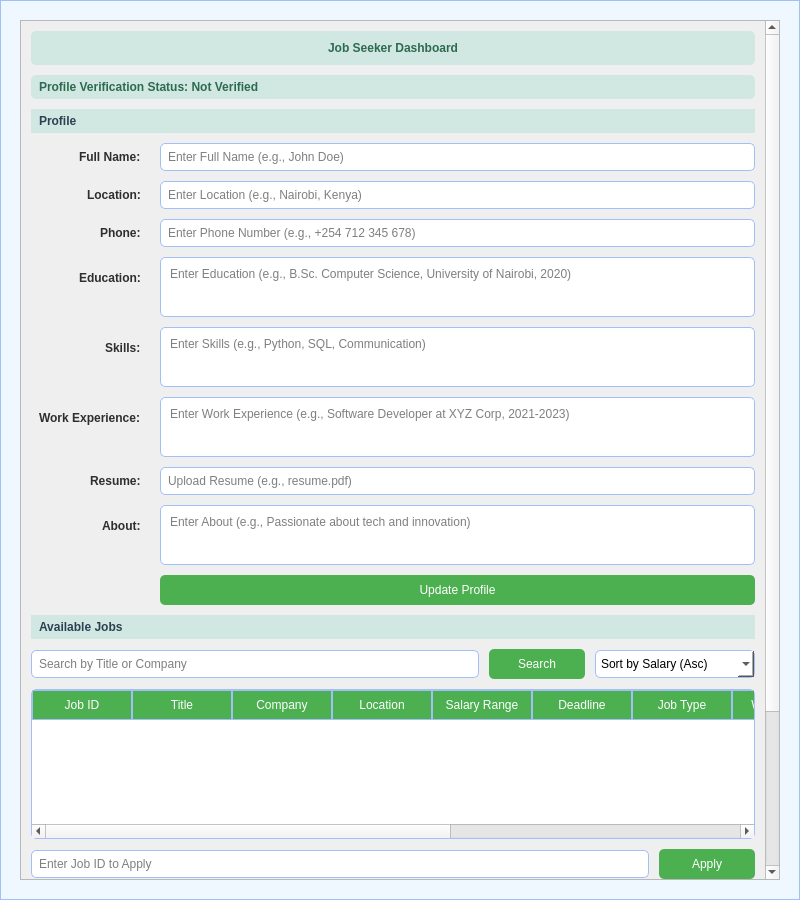
<?xml version="1.0" encoding="UTF-8"?>
<ui version="4.0">
 <class>DashboardSeeker</class>
 <widget class="QDialog" name="DashboardSeeker">
  <property name="geometry">
   <rect>
    <x>0</x>
    <y>0</y>
    <width>800</width>
    <height>900</height>
   </rect>
  </property>
  <property name="windowTitle">
   <string>Job Seeker Dashboard - Job Matching System</string>
  </property>
  <property name="styleSheet">
   <string notr="true">
    QDialog { background-color: #f0f8ff; border: 1px solid #A3BFFA; font-family: Arial, sans-serif; }
    QLabel { font: 14px "Arial"; color: #2e2e2e; font-weight: bold; padding: 5px; }
    QTableWidget { background-color: #FFFFFF; border: 1px solid #A3BFFA; border-radius: 5px; font: 14px "Arial"; alternate-background-color: #f5f5f5; gridline-color: #ddd; }
    QTableWidget::item { padding: 5px; }
    QHeaderView::section { background-color: #4CAF50; color: white; padding: 5px; border: 1px solid #A3BFFA; }
    QLineEdit, QTextEdit { background-color: #FFFFFF; border: 1px solid #A3BFFA; border-radius: 5px; padding: 5px; font: 14px "Arial"; placeholder-text-color: #888; }
    QLineEdit:focus, QTextEdit:focus { border: 2px solid #4C6EF5; }
    QPushButton { background-color: #4CAF50; color: white; border: none; border-radius: 5px; padding: 8px; font: 14px "Arial"; min-width: 80px; }
    QPushButton:hover { background-color: #45A049; }
    QPushButton#logoutButton { background-color: #f44336; }
    QPushButton#logoutButton:hover { background-color: #da190b; }
    QComboBox { background-color: #FFFFFF; border: 1px solid #A3BFFA; border-radius: 5px; padding: 5px; font: 14px "Arial"; min-width: 100px; }
    QSpinBox { background-color: #FFFFFF; border: 1px solid #A3BFFA; border-radius: 5px; padding: 5px; font: 14px "Arial"; }
    QLabel#profileStatusLabel { font: bold 14px "Arial"; color: #2D6A4F; background-color: #D1E8E2; padding: 5px; border-radius: 5px; }
   </string>
  </property>
  <widget class="QScrollArea" name="scrollArea">
   <property name="geometry">
    <rect>
     <x>20</x>
     <y>20</y>
     <width>760</width>
     <height>860</height>
    </rect>
   </property>
   <property name="verticalScrollBarPolicy">
    <enum>Qt::ScrollBarPolicy::ScrollBarAsNeeded</enum>
   </property>
   <property name="horizontalScrollBarPolicy">
    <enum>Qt::ScrollBarPolicy::ScrollBarAlwaysOff</enum>
   </property>
   <property name="widgetResizable">
    <bool>true</bool>
   </property>
   <widget class="QWidget" name="scrollAreaWidgetContents">
    <property name="geometry">
     <rect>
      <x>0</x>
      <y>0</y>
      <width>741</width>
      <height>1077</height>
     </rect>
    </property>
    <layout class="QVBoxLayout" name="verticalLayout">
     <property name="spacing">
      <number>10</number>
     </property>
     <property name="leftMargin">
      <number>10</number>
     </property>
     <property name="topMargin">
      <number>10</number>
     </property>
     <property name="rightMargin">
      <number>10</number>
     </property>
     <property name="bottomMargin">
      <number>10</number>
     </property>
     <item>
      <widget class="QLabel" name="titleLabel">
       <property name="styleSheet">
        <string notr="true">font: bold 24px "Arial"; color: #2D6A4F; background-color: #D1E8E2; border-radius: 5px; padding: 10px;</string>
       </property>
       <property name="text">
        <string>Job Seeker Dashboard</string>
       </property>
       <property name="alignment">
        <set>Qt::AlignmentFlag::AlignCenter</set>
       </property>
      </widget>
     </item>
     <item>
      <widget class="QLabel" name="profileStatusLabel">
       <property name="text">
        <string>Profile Verification Status: Not Verified</string>
       </property>
      </widget>
     </item>
     <item>
      <spacer name="verticalSpacer_1">
       <property name="orientation">
        <enum>Qt::Orientation::Vertical</enum>
       </property>
       <property name="sizeHint" stdset="0">
        <size>
         <width>20</width>
         <height>15</height>
        </size>
       </property>
      </spacer>
     </item>
     <item>
      <widget class="QLabel" name="profileLabel">
       <property name="styleSheet">
        <string notr="true">font: bold 18px "Arial"; color: #2E4053; background-color: #D1E8E2; padding: 5px;</string>
       </property>
       <property name="text">
        <string>Profile</string>
       </property>
      </widget>
     </item>
     <item>
      <layout class="QFormLayout" name="profileForm">
       <property name="labelAlignment">
        <set>Qt::AlignmentFlag::AlignRight|Qt::AlignmentFlag::AlignTrailing|Qt::AlignmentFlag::AlignVCenter</set>
       </property>
       <property name="formAlignment">
        <set>Qt::AlignmentFlag::AlignLeading|Qt::AlignmentFlag::AlignLeft|Qt::AlignmentFlag::AlignTop</set>
       </property>
       <property name="horizontalSpacing">
        <number>10</number>
       </property>
       <property name="verticalSpacing">
        <number>10</number>
       </property>
       <item row="0" column="0">
        <widget class="QLabel" name="fullNameLabel">
         <property name="text">
          <string>Full Name:</string>
         </property>
        </widget>
       </item>
       <item row="0" column="1">
        <widget class="QLineEdit" name="fullNameLineEdit">
         <property name="minimumSize">
          <size>
           <width>300</width>
           <height>0</height>
          </size>
         </property>
         <property name="placeholderText">
          <string>Enter Full Name (e.g., John Doe)</string>
         </property>
        </widget>
       </item>
       <item row="1" column="0">
        <widget class="QLabel" name="locationLabel">
         <property name="text">
          <string>Location:</string>
         </property>
        </widget>
       </item>
       <item row="1" column="1">
        <widget class="QLineEdit" name="locationLineEdit">
         <property name="minimumSize">
          <size>
           <width>300</width>
           <height>0</height>
          </size>
         </property>
         <property name="placeholderText">
          <string>Enter Location (e.g., Nairobi, Kenya)</string>
         </property>
        </widget>
       </item>
       <item row="2" column="0">
        <widget class="QLabel" name="phoneLabel">
         <property name="text">
          <string>Phone:</string>
         </property>
        </widget>
       </item>
       <item row="2" column="1">
        <widget class="QLineEdit" name="phoneLineEdit">
         <property name="minimumSize">
          <size>
           <width>300</width>
           <height>0</height>
          </size>
         </property>
         <property name="placeholderText">
          <string>Enter Phone Number (e.g., +254 712 345 678)</string>
         </property>
        </widget>
       </item>
       <item row="3" column="0">
        <widget class="QLabel" name="educationLabel">
         <property name="text">
          <string>Education:</string>
         </property>
        </widget>
       </item>
       <item row="3" column="1">
        <widget class="QTextEdit" name="educationTextEdit">
         <property name="minimumSize">
          <size>
           <width>300</width>
           <height>60</height>
          </size>
         </property>
         <property name="placeholderText">
          <string>Enter Education (e.g., B.Sc. Computer Science, University of Nairobi, 2020)</string>
         </property>
        </widget>
       </item>
       <item row="4" column="0">
        <widget class="QLabel" name="skillsLabel">
         <property name="text">
          <string>Skills:</string>
         </property>
        </widget>
       </item>
       <item row="4" column="1">
        <widget class="QTextEdit" name="skillsTextEdit">
         <property name="minimumSize">
          <size>
           <width>300</width>
           <height>60</height>
          </size>
         </property>
         <property name="placeholderText">
          <string>Enter Skills (e.g., Python, SQL, Communication)</string>
         </property>
        </widget>
       </item>
       <item row="5" column="0">
        <widget class="QLabel" name="workExperienceLabel">
         <property name="text">
          <string>Work Experience:</string>
         </property>
        </widget>
       </item>
       <item row="5" column="1">
        <widget class="QTextEdit" name="workExperienceTextEdit">
         <property name="minimumSize">
          <size>
           <width>300</width>
           <height>60</height>
          </size>
         </property>
         <property name="placeholderText">
          <string>Enter Work Experience (e.g., Software Developer at XYZ Corp, 2021-2023)</string>
         </property>
        </widget>
       </item>
       <item row="6" column="0">
        <widget class="QLabel" name="resumeLabel">
         <property name="text">
          <string>Resume:</string>
         </property>
        </widget>
       </item>
       <item row="6" column="1">
        <widget class="QLineEdit" name="resumeLineEdit">
         <property name="minimumSize">
          <size>
           <width>300</width>
           <height>0</height>
          </size>
         </property>
         <property name="placeholderText">
          <string>Upload Resume (e.g., resume.pdf)</string>
         </property>
        </widget>
       </item>
       <item row="7" column="0">
        <widget class="QLabel" name="aboutLabel">
         <property name="text">
          <string>About:</string>
         </property>
        </widget>
       </item>
       <item row="7" column="1">
        <widget class="QTextEdit" name="aboutTextEdit">
         <property name="minimumSize">
          <size>
           <width>300</width>
           <height>60</height>
          </size>
         </property>
         <property name="placeholderText">
          <string>Enter About (e.g., Passionate about tech and innovation)</string>
         </property>
        </widget>
       </item>
       <item row="8" column="1">
        <widget class="QPushButton" name="updateProfileButton">
         <property name="text">
          <string>Update Profile</string>
         </property>
        </widget>
       </item>
      </layout>
     </item>
     <item>
      <spacer name="verticalSpacer_2">
       <property name="orientation">
        <enum>Qt::Orientation::Vertical</enum>
       </property>
       <property name="sizeHint" stdset="0">
        <size>
         <width>20</width>
         <height>15</height>
        </size>
       </property>
      </spacer>
     </item>
     <item>
      <widget class="QLabel" name="jobsLabel">
       <property name="styleSheet">
        <string notr="true">font: bold 18px "Arial"; color: #2E4053; background-color: #D1E8E2; padding: 5px;</string>
       </property>
       <property name="text">
        <string>Available Jobs</string>
       </property>
      </widget>
     </item>
     <item>
      <layout class="QHBoxLayout" name="searchSortLayout">
       <property name="spacing">
        <number>10</number>
       </property>
       <item>
        <widget class="QLineEdit" name="searchLineEdit">
         <property name="minimumSize">
          <size>
           <width>200</width>
           <height>0</height>
          </size>
         </property>
         <property name="placeholderText">
          <string>Search by Title or Company</string>
         </property>
        </widget>
       </item>
       <item>
        <widget class="QPushButton" name="searchButton">
         <property name="text">
          <string>Search</string>
         </property>
        </widget>
       </item>
       <item>
        <widget class="QComboBox" name="sortComboBox">
         <item>
          <property name="text">
           <string>Sort by Salary (Asc)</string>
          </property>
         </item>
         <item>
          <property name="text">
           <string>Sort by Salary (Desc)</string>
          </property>
         </item>
         <item>
          <property name="text">
           <string>Sort by Deadline (Asc)</string>
          </property>
         </item>
         <item>
          <property name="text">
           <string>Sort by Deadline (Desc)</string>
          </property>
         </item>
        </widget>
       </item>
      </layout>
     </item>
     <item>
      <widget class="QTableWidget" name="jobsTable">
       <property name="minimumSize">
        <size>
         <width>0</width>
         <height>150</height>
        </size>
       </property>
       <property name="columnCount">
        <number>12</number>
       </property>
       <column>
        <property name="text">
         <string>Job ID</string>
        </property>
       </column>
       <column>
        <property name="text">
         <string>Title</string>
        </property>
       </column>
       <column>
        <property name="text">
         <string>Company</string>
        </property>
       </column>
       <column>
        <property name="text">
         <string>Location</string>
        </property>
       </column>
       <column>
        <property name="text">
         <string>Salary Range</string>
        </property>
       </column>
       <column>
        <property name="text">
         <string>Deadline</string>
        </property>
       </column>
       <column>
        <property name="text">
         <string>Job Type</string>
        </property>
       </column>
       <column>
        <property name="text">
         <string>Work Mode</string>
        </property>
       </column>
       <column>
        <property name="text">
         <string>Industry</string>
        </property>
       </column>
       <column>
        <property name="text">
         <string>Skills Required</string>
        </property>
       </column>
       <column>
        <property name="text">
         <string>Additional Details</string>
        </property>
       </column>
       <column>
        <property name="text">
         <string>Action</string>
        </property>
       </column>
      </widget>
     </item>
     <item>
      <layout class="QHBoxLayout" name="applyLayout">
       <property name="spacing">
        <number>10</number>
       </property>
       <item>
        <widget class="QLineEdit" name="jobIdLineEdit">
         <property name="minimumSize">
          <size>
           <width>200</width>
           <height>0</height>
          </size>
         </property>
         <property name="placeholderText">
          <string>Enter Job ID to Apply</string>
         </property>
        </widget>
       </item>
       <item>
        <widget class="QPushButton" name="applyButton">
         <property name="text">
          <string>Apply</string>
         </property>
        </widget>
       </item>
      </layout>
     </item>
     <item>
      <widget class="QLabel" name="applicationsLabel">
       <property name="styleSheet">
        <string notr="true">font: bold 18px "Arial"; color: #2E4053; background-color: #D1E8E2; padding: 5px;</string>
       </property>
       <property name="text">
        <string>My Applications</string>
       </property>
      </widget>
     </item>
     <item>
      <widget class="QTableWidget" name="applicationsTable">
       <property name="minimumSize">
        <size>
         <width>0</width>
         <height>100</height>
        </size>
       </property>
       <property name="columnCount">
        <number>4</number>
       </property>
       <column>
        <property name="text">
         <string>Job ID</string>
        </property>
       </column>
       <column>
        <property name="text">
         <string>Title</string>
        </property>
       </column>
       <column>
        <property name="text">
         <string>Company</string>
        </property>
       </column>
       <column>
        <property name="text">
         <string>Status</string>
        </property>
       </column>
      </widget>
     </item>
     <item>
      <spacer name="verticalSpacer_2">
       <property name="orientation">
        <enum>Qt::Orientation::Vertical</enum>
       </property>
       <property name="sizeHint" stdset="0">
        <size>
         <width>20</width>
         <height>15</height>
        </size>
       </property>
      </spacer>
     </item>
     <item>
      <widget class="QPushButton" name="logoutButton">
       <property name="text">
        <string>Logout</string>
       </property>
      </widget>
     </item>
    </layout>
   </widget>
  </widget>
 </widget>
 <resources/>
 <connections>
  <connection>
   <sender>logoutButton</sender>
   <signal>clicked()</signal>
   <receiver>DashboardSeeker</receiver>
   <slot>reject()</slot>
   <hints>
    <hint type="sourcelabel">
     <x>759</x>
     <y>689</y>
    </hint>
    <hint type="destinationlabel">
     <x>399</x>
     <y>699</y>
    </hint>
   </hints>
  </connection>
 </connections>
</ui>
